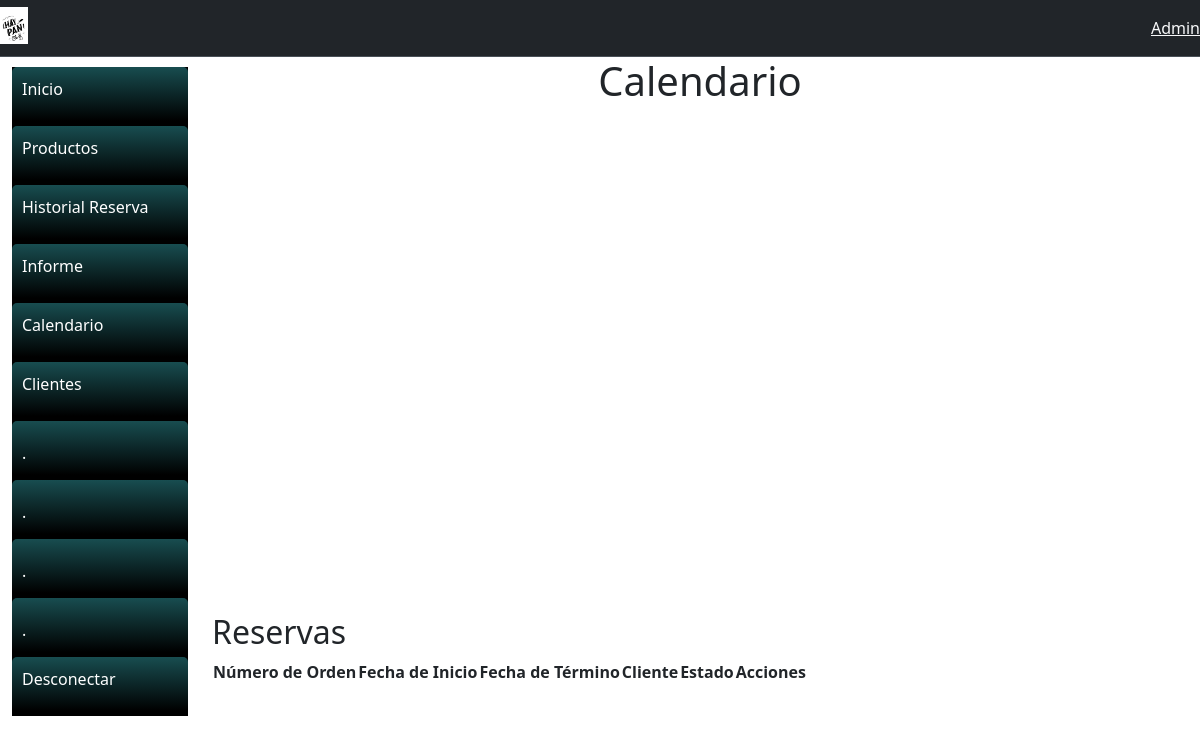
The page /calendario/ on the database as committed earlier.
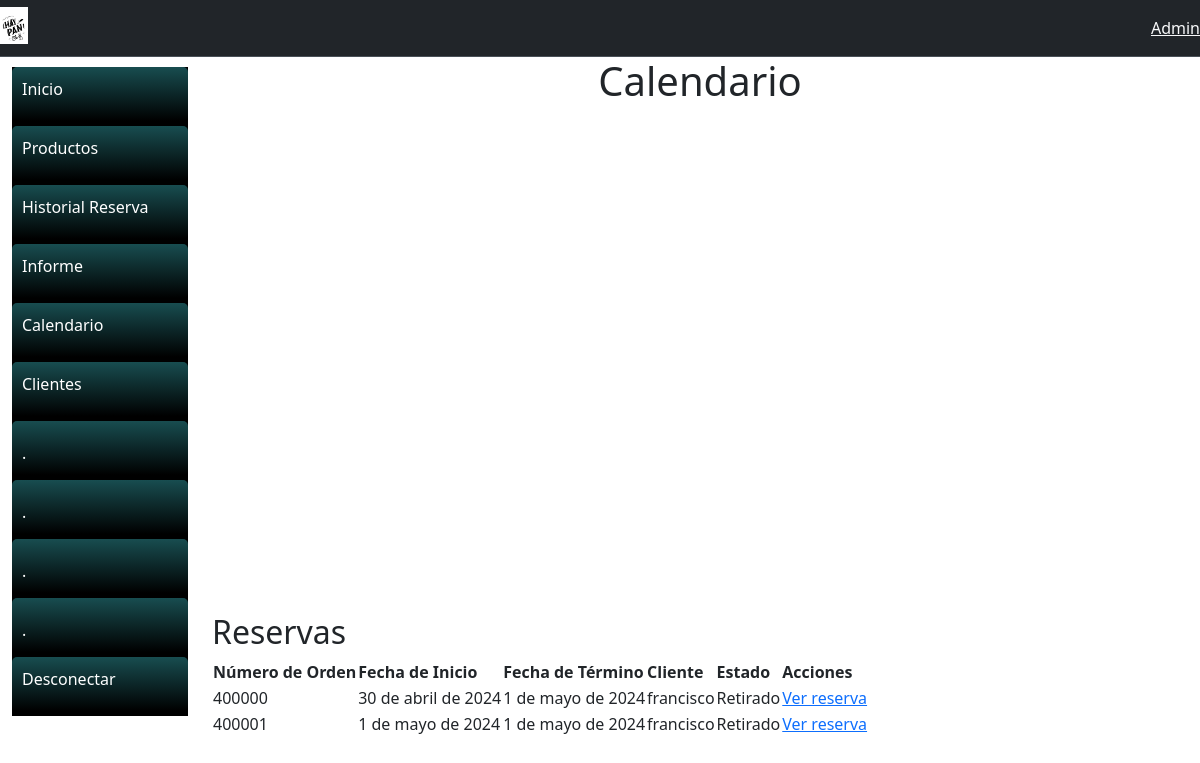
The same page on the database as committed later.
### gestionReserva/models.py (models this page shows, shortened)
class Reserva(models.Model):
    numeroOrden = models.IntegerField()
    fechaInicio = models.DateField()
    fechaTermino = models.DateField()
    cliente = models.ForeignKey(Cliente, on_delete=models.CASCADE, default=1)
    productos = models.ManyToManyField(Producto)
    tipo_choices = [
        ('1', 'Solicitado'),
        ('2', 'En Espera'),
        ('3', 'Retirado'),
        ('4', 'Cancelado Cliente'),
        ('5', 'Cancelado Comerciante'),
        ('6', ' Expirado Expirado'),
    ]
    estado = models.CharField(
        max_length=10, choices=tipo_choices, default='Solicitado')
    """
        1 Solicitado
        2 En Espera
        3 Retirado
        4 Cancelado Cliente
        5 Cancelado Comerciante
        6 Expirado

    """

class Cliente(models.Model):
    nombre = models.CharField(max_length=50, null=False)
    apellidoP = models.CharField(max_length=50, null=False)
    apellidoM = models.CharField(max_length=50, null=False)
    correo = models.EmailField(
        max_length=50, null=True, blank=True, unique=True)
    contrasenia = models.CharField(max_length=30, null=False)
    telefono = models.CharField(max_length=10, null=True, blank=True)
    direccion = models.CharField(max_length=90, null=False)
    class Meta:
        managed = True
    def __str__(self):
        return self.nombre

### gestionReserva/views.py (the view)
# urls.py: path('calendario/', views.calendario, name='calendario'),
def calendario(request):
    today = datetime.today()
    reservas = Reserva.objects.all()  # Obtener todas las reservas
    context = {
        'fecha_actual': today,
        'reservas': reservas  # Pasar las reservas a la plantilla
    }
    return render(request, 'calendario.html', context)

### gestionReserva/templates/cliente/calendario.html (shortened to what this page needs)
{% extends 'cliente/base.html' %}
{% load static %}
{% block content %}
<h1>Calendario</h1>
<div class="box calendar-container">
  <div id="calendar"></div>
</div>
  <h2>Reservas</h2>
  <table class="reservas-table">
    <thead>
      <tr>
        <th>Número de Orden</th>
        <th>Fecha de Inicio</th>
        <th>Fecha de Término</th>
        <th>Cliente</th>
        <th>Estado</th>
        <th>Acciones</th>
      </tr>
    </thead>
    <tbody>
      {% for reserva in reservas %}
      <tr>
        <td>{{ reserva.numeroOrden }}</td>
        <td>{{ reserva.fechaInicio }}</td>
        <td>{{ reserva.fechaTermino }}</td>
        <td>{{ reserva.cliente }}</td>
        <td>{{ reserva.get_estado_display }}</td>
        <td>
          <a href="{% url 'reserva' numero_orden=reserva.numeroOrden %}">Ver reserva</a>
        </td>
      </tr>
      {% endfor %}
    </tbody>
  </table>
</div>
{% endblock %}

### gestionReserva/templates/cliente/Base.html (shortened to what this page needs)
{% load static %}
<!DOCTYPE html>
<html lang="es">
  <head>
    <link rel="stylesheet" href="{% static 'css/style.css' %}" />
    <link href="https://cdn.jsdelivr.net/npm/bootstrap@5.3.3/dist/css/bootstrap.min.css" rel="stylesheet" />
  </head>
  <body>
    <div class="container-fluid">
      <div class="row">
        <nav class="navbar bg-dark border-bottom border-body" data-bs-theme="dark">
          <div class="col-2">
            <a class="navbar-brand" style="background-color: #ffff;" href="#"><img src="{% static 'images/hay_pan.png' %}" alt="Logo" height="40" style="max-height: 100%;" /></a>
          </div>
          <div class="col-2 text-end">
            <a href="#" class="text-light">Admin</a>
          </div>
        </nav>
      </div>
    </div>
    <div class="container-fluid">
      <div class="row">
        <div class="col-md-2">
          <div class="navbar-links">
            <div class="nav-link-box">
              <a class="nav-link active" href="{% url 'index' %}">Inicio</a>
            </div>
            <div class="nav-link-box">
              <a class="nav-link" href="{% url 'producto' %}">Productos</a>
            </div>
            <div class="nav-link-box">
              <a class="nav-link" href="{% url 'historialReserva' %}">Historial Reserva</a>
            </div>
            <div class="nav-link-box">
              <a class="nav-link" href="#">Informe</a>
            </div>
            <div class="nav-link-box">
              <a class="nav-link" href="{% url 'calendario' %}">Calendario</a>
            </div>
            <div class="nav-link-box">
              <a class="nav-link" href="{% url 'rankingCliente' %}">Clientes</a>
            </div>
            <div class="nav-link-box">
              <a class="nav-link" href="#"></a>.
            </div>
            <div class="nav-link-box">
              <a class="nav-link" href="#"></a>.
            </div>
            <div class="nav-link-box">
              <a class="nav-link" href="#"></a>.
            </div>
            <div class="nav-link-box">
              <a class="nav-link" href="#"></a>.
            </div>
            <div class="nav-link-box">
              <a class="nav-link" href="{% url 'salir' %}">Desconectar</a>
            </div>
          </div>
        </div>
        <div class="col-md-10">
          <main>
            {% block content %}
            {% endblock %}
        </div>
      </div>
  </body>
</html>

### gestionReserva/static/css/style.css (style rules this page uses)
h1 { text-align: center; }
.navbar-links { display: flex; flex-direction: column; align-items: center; margin-top: 10px; background-color: rgb(0, 0, 0); color: white; }
.nav-link { margin-bottom: 10px; }
.nav-link-box { padding: 10px; margin-bottom: 5px; border-radius: 5px; background: linear-gradient(to top, transparent, #184d50); }
.navbar { position: relative; }
.nav-link-box { width: 100%; padding: 10px; margin-bottom: 5px; border-radius: 5px; background: linear-gradient(to top, transparent, #184d50); }
.calendar-container { width: 500px; height: 500px; margin: 0 auto; text-align: center; }
#calendar { width: 100%; height: 100%; font-size: 12px; }

### gestionReserva/templates/cliente/calendario.html (style rules this page uses)
.calendar-container { width: 500px; height: 500px; margin: 0 auto; text-align: center; }
#calendar { width: 100%; height: 100%; font-size: 12px; }

Rows that differ between the two databases and show on the page:
added Reserva: numeroOrden "400000", fechaInicio "30 de abril de 2024", fechaTermino "1 de mayo de 2024", cliente "francisco", estado "Retirado"
added Reserva: numeroOrden "400001", fechaInicio "1 de mayo de 2024", fechaTermino "1 de mayo de 2024", cliente "francisco", estado "Retirado"
